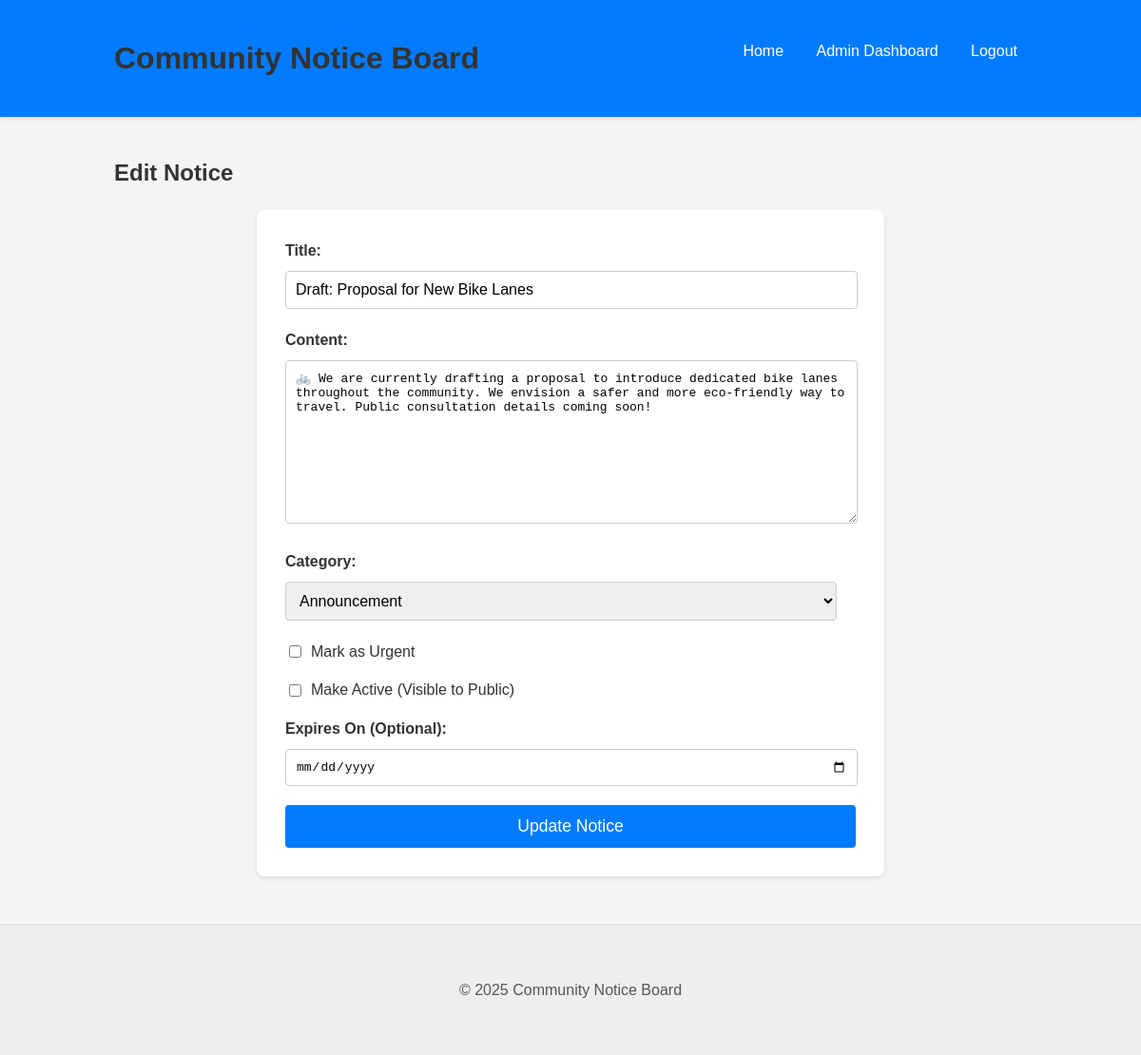
The page /admin/notice/8/edit (signed in) on the database its author committed.
### tables this page shows
CREATE TABLE notices (
    id INTEGER PRIMARY KEY AUTOINCREMENT,
    title TEXT NOT NULL,
    content TEXT NOT NULL,
    category TEXT NOT NULL, -- e.g., 'announcement', 'event', 'urgent' (though is_urgent also exists)
    is_urgent BOOLEAN NOT NULL DEFAULT 0, -- 1 for urgent, 0 for regular
    created_at TIMESTAMP NOT NULL DEFAULT CURRENT_TIMESTAMP,
    expires_at TIMESTAMP NULL, -- Optional expiry date
    event_date DATE NULL,
    event_time TIME NULL,
    event_location TEXT NULL,
    is_active BOOLEAN NOT NULL DEFAULT 1 -- 1 for active, 0 for inactive/draft (admin can toggle)
);

### app.py (the view, shortened to what this page needs)
@app.route('/admin/notice/<int:id>/edit', methods=['GET', 'POST'])
@login_required
def edit_notice(id):
    notice = get_notice(id, check_active=False) # Get notice regardless of active status
    if notice is None:
        return redirect(url_for('admin_dashboard'))
    return render_template('create_edit_notice.html', notice=notice)

### app.py (called while the page is built)
@app.context_processor
def inject_now():
    return {'datetime': datetime}

def get_db():
    if 'db' not in g:
        g.db = sqlite3.connect(
            DATABASE,
        )
        g.db.row_factory = sqlite3.Row # Allows accessing columns by name
    return g.db

def login_required(view):
    @functools.wraps(view)
    def wrapped_view(**kwargs):
        if session.get('logged_in') is None:
            flash('Please log in to access this page.', 'warning')
            return redirect(url_for('admin_login'))
        return view(**kwargs)
    return wrapped_view

def get_notice(notice_id, check_active=True):
    db = get_db()
    query = """
        SELECT id, title, content, category, is_urgent, created_at,
               expires_at,
               event_date, event_time, event_location, is_active
        FROM notices
        WHERE id = ?
    """
    if check_active:
        query += " AND is_active = 1"
    notice_row = db.execute(query, (notice_id,)).fetchone()
    if notice_row is None:
        flash('Notice not found.', 'danger')
        return None
    notice = dict(notice_row)
    if notice['expires_at']:
        notice['expires_at'] = datetime.fromisoformat(notice['expires_at'])
    notice['created_at'] = datetime.fromisoformat(notice['created_at']) # Should always exist
    return notice

### templates/create_edit_notice.html (shortened to what this page needs)
{% extends '_base.html' %}
{% block content %}
    <h2>{% if notice %}Edit Notice{% else %}Create New Notice{% endif %}</h2>
    <form method="post" class="notice-form">
        <label for="title">Title:</label>
        <input type="text" id="title" name="title" value="{{ notice.title if notice else '' }}" required>
        <label for="content">Content:</label>
        <textarea id="content" name="content" rows="10" required>{{ notice.content if notice else '' }}</textarea>
        <label for="category">Category:</label>
        <select id="category" name="category" required onchange="toggleEventFields()">
            <option value="announcement" {% if notice and notice.category == 'announcement' %}selected{% endif %}>Announcement</option>
        </select>
        <div class="checkbox-group">
            <input type="checkbox" id="is_urgent" name="is_urgent" {% if notice and notice.is_urgent %}checked{% endif %}>
            <label for="is_urgent">Mark as Urgent</label>
        </div>
        <div class="checkbox-group">
            <input type="checkbox" id="is_active" name="is_active" {% if notice is none or notice.is_active %}checked{% endif %}>
            <label for="is_active">Make Active (Visible to Public)</label>
        </div>
        <label for="expires_at">Expires On (Optional):</label>
        <input type="date" id="expires_at" name="expires_at" value="{{ notice.expires_at.strftime('%Y-%m-%d') if notice and notice.expires_at else '' }}">
        <button type="submit">{% if notice %}Update Notice{% else %}Create Notice{% endif %}</button>
    </form>
{% endblock %}

### static/style.css (style rules this page uses)
body { font-family: Arial, sans-serif; line-height: 1.6; margin: 0; padding: 0; background-color: #f4f4f4; color: #333; }
h1, h2, h3 { color: #333; margin-bottom: 15px; }
.auth-form, .notice-form { background-color: white; padding: 30px; border-radius: 8px; box-shadow: 0 2px 5px rgba(0,0,0,0.1); margin-top: 20px; max-width: 600px; margin-left: auto; margin-right: auto; }
.auth-form label, .notice-form label { display: block; margin-bottom: 8px; font-weight: bold; }
.auth-form input[type="text"], .auth-form input[type="password"], .notice-form input[type="text"], .notice-form input[type="date"], .notice-form input[type="time"], .notice-form textarea, .notice-form select { width: calc(100% - 20px); padding: 10px; margin-bottom: 20px; border: 1px solid #ccc; border-radius: 4px; font-size: 1em; }
.checkbox-group { margin-bottom: 15px; display: flex; align-items: center; }
.checkbox-group input[type="checkbox"] { margin-right: 10px; width: auto; }
.checkbox-group label { margin-bottom: 0; font-weight: normal; }
.auth-form button, .notice-form button { width: 100%; padding: 12px; background-color: #007bff; color: white; border: none; border-radius: 4px; font-size: 1.1em; cursor: pointer; transition: background-color 0.2s ease; }

### rows shown on the page
notices: title "Draft: Proposal for New Bike Lanes", content "🚲 We are currently drafting a proposal to introduce dedicated bike lanes throughout the community. We envision a safer and more eco-friendly way to travel. Public consultation details coming soon!", category "Announcement"
